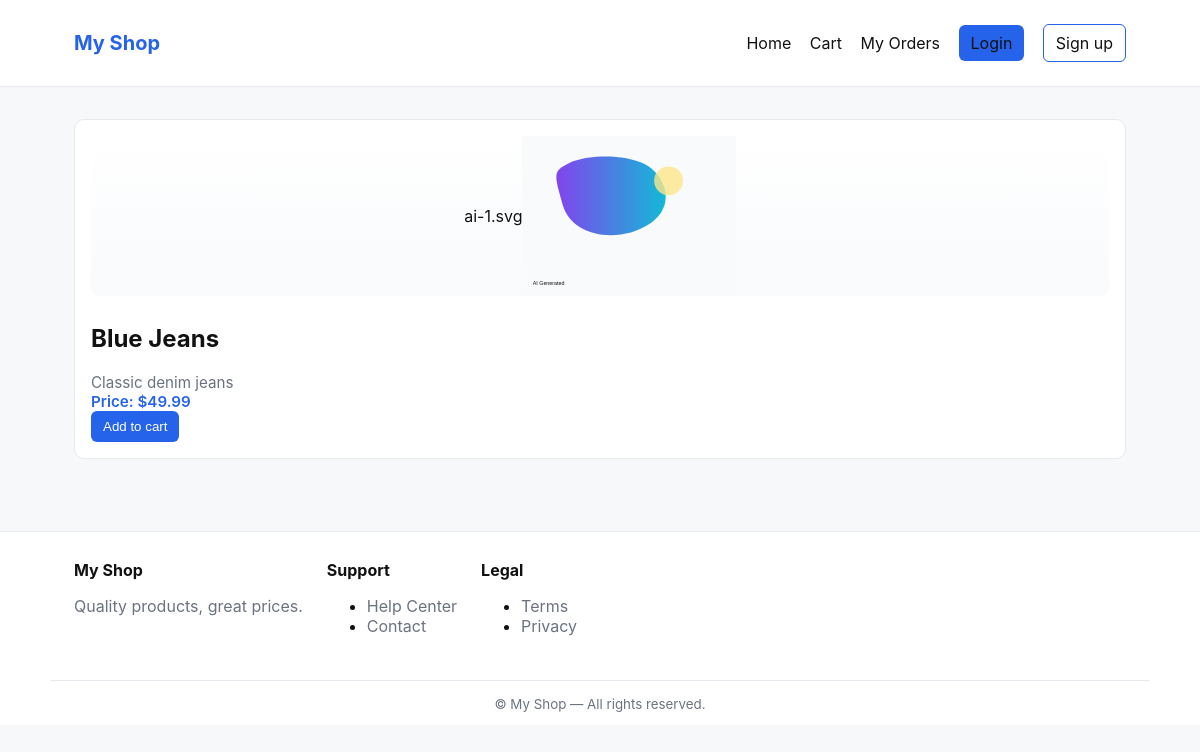
The app's page /product/blue-jeans/ with its own data.
### store/models.py (models this page shows, shortened)
class Product(models.Model):
    title = models.CharField(max_length=200)
    description = models.TextField(blank=True)
    price = models.DecimalField(max_digits=10, decimal_places=2)
    stock = models.PositiveIntegerField(default=0)
    slug = models.SlugField(unique=True)

### store/views.py (the view)
# urls.py: path('product/<slug:slug>/', views.product_detail, name='product_detail'),
def product_detail(request, slug):
    product = get_object_or_404(Product, slug=slug)
    return render(request, 'store/product_detail.html', {'product': product})

### templates/store/product_detail.html (shortened to what this page needs)
{% extends 'base.html' %}
{% block content %}
  <article class="product-card product-detail-card">
    <div class="product-image-wrap">
      {% if product.image %}
        <img src="{{ product.image.url }}" alt="{{ product.title }}" class="product-image">
      {% else %}
        {% with idx=product.id|default:1 %}
          {% cycle 'ai-1.svg' 'ai-2.svg' 'ai-3.svg' 'ai-4.svg' as placeholder %}
          <img src="/static/images/products/{{ placeholder }}" alt="{{ product.title }} (placeholder)" class="product-image">
        {% endwith %}
      {% endif %}
    </div>
    <div>
      <h2>{{ product.title }}</h2>
      <p>{{ product.description }}</p>
      <p class="price">Price: ${{ product.price }}</p>
      <form action="{% url 'store:cart_add' product.id %}" method="post">{% csrf_token %}
        <button type="submit" class="btn btn--primary">Add to cart</button>
      </form>
    </div>
  </article>
{% endblock %}

### static/css/styles.css (style rules this page uses)
:root { --bg:#f6f8fa; --card:#fff; --muted:#6b7280; --accent:#2563eb; --accent-600:#1e40af; --border: #e6e9ee; --radius:8px; --max-width:1100px; }
* { box-sizing:border-box }
body { font-family:Inter,system-ui,Segoe UI,Roboto,Helvetica,Arial,sans-serif;margin:0;background:var(--bg);color:#111 }
.btn { display:inline-block;padding:8px 12px;border-radius:6px;background:var(--accent);color:#fff;text-decoration:none;border:none;cursor:pointer }
.product-card { background:var(--card);border:1px solid var(--border);padding:16px;border-radius:10px;display:flex;flex-direction:column;gap:8px }
.product-card p { margin:0;color:var(--muted);font-size:0.95rem }
.product-card .price { font-weight:600;color:var(--accent) }
.product-image-wrap { width:100%;height:160px;display:flex;align-items:center;justify-content:center;overflow:hidden;border-radius:8px;background:linear-gradient(180deg,#fff,#f8fafc) }
.product-image { max-width:100%;max-height:100%;display:block;object-fit:cover }

### records on screen
Product: title "Blue Jeans", description "Classic denim jeans", price "49.99"
